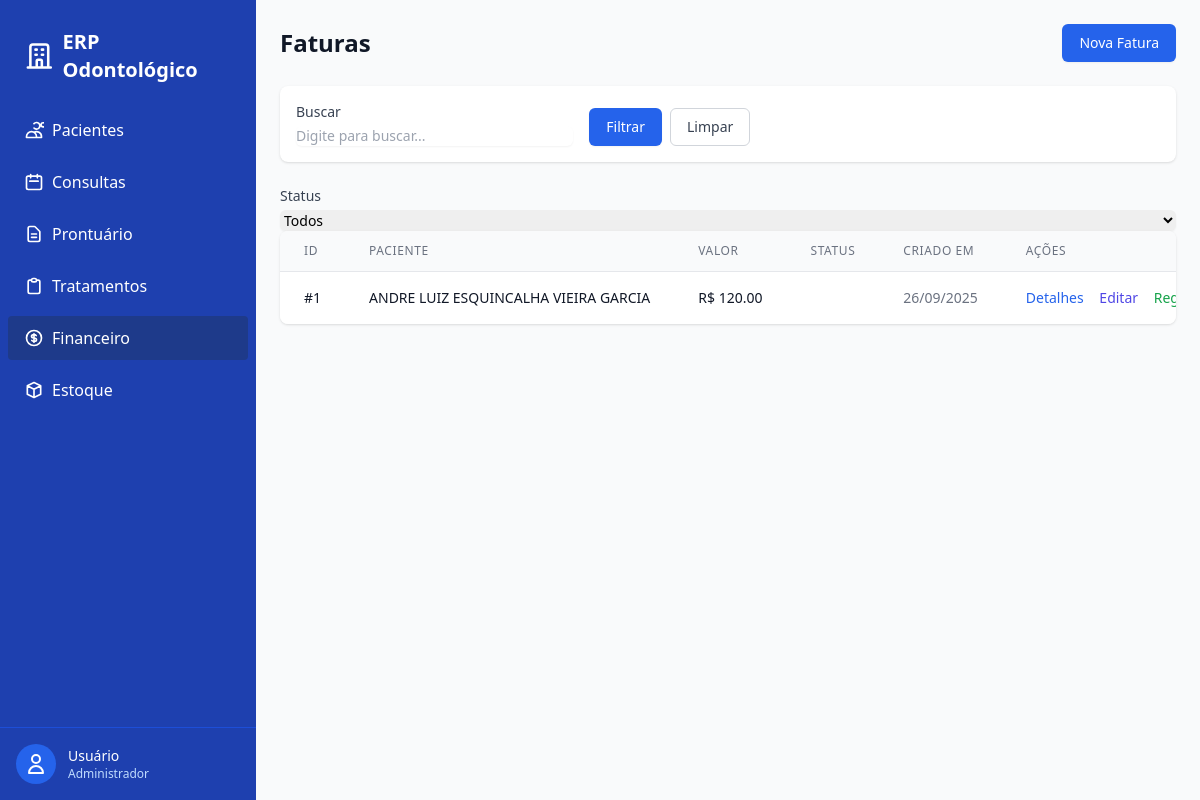
Page /financeiro/faturas/ (signed in) on the earlier database version.
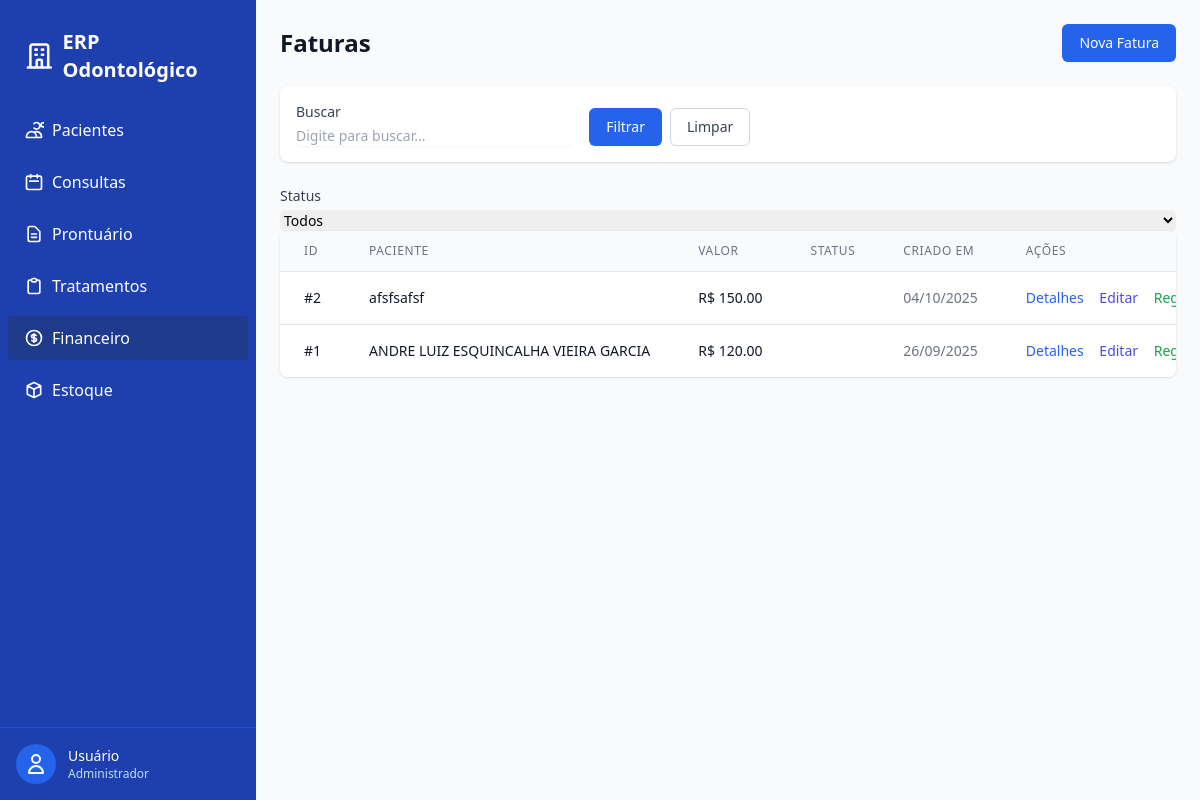
Same page on the later database version.
### financeiro/models.py (models this page shows, shortened)
class Fatura(models.Model):
    class Status(models.TextChoices):
        ABERTA = "AB", "Aberta"
        PARCIAL = "PA", "Parcial"
        PAGA = "PG", "Paga"
        CANCELADA = "CA", "Cancelada"
    paciente = models.ForeignKey(Paciente, on_delete=models.PROTECT, related_name="faturas")
    origem = models.CharField(max_length=60, blank=True)  # ex.: consulta, plano, avulsa
    valor = models.DecimalField(max_digits=10, decimal_places=2)
    status = models.CharField(max_length=2, choices=Status.choices, default=Status.ABERTA)
    numero_nfse = models.CharField(max_length=60, blank=True)
    criado_em = models.DateTimeField(auto_now_add=True)
    class Meta:
        ordering = ["-criado_em"]
        verbose_name = "Fatura"
        verbose_name_plural = "Faturas"

### pacientes/models.py (models this page shows, shortened)
class Paciente(models.Model):
    nome = models.CharField(max_length=250)
    cpf = models.CharField(unique=True)
    data_nascimento = models.DateField()
    telefone = models.CharField()
    email = models.EmailField(blank=True)
    endereco = models.TextField(blank=True)
    is_active = models.BooleanField(default=True)
    deleted_at = models.DateTimeField(null=True, blank=True)
    criado_em = models.DateTimeField(auto_now_add=True)
    atualizado_em = models.DateTimeField(auto_now=True)
    class Meta:
        ordering = ['nome']
        verbose_name = "Paciente"
        verbose_name_plural = "Pacientes"

### financeiro/views.py (the view)
# urls.py: path("faturas/", views.FaturaListView.as_view(), name="fatura_list"),
class FaturaListView(LoginRequiredMixin, PermissionRequiredMixin, ListView):
    model = Fatura
    template_name = "financeiro/fatura_list.html"
    context_object_name = "faturas"
    paginate_by = 20
    permission_required = "financeiro.view_fatura"
    def get_queryset(self):
        qs = super().get_queryset().select_related("paciente")
        paciente_id = self.request.GET.get("paciente")
        if paciente_id:
            try:
                qs = qs.filter(paciente_id=int(paciente_id))
            except (TypeError, ValueError):
                pass
        status = self.request.GET.get("status")
        if status:
            qs = qs.filter(status=status)
        q = self.request.GET.get("q")
        if q:
            qs = qs.filter(
                Q(paciente__nome__icontains=q) |
                Q(id__icontains=q)
            )
        return qs.order_by("-criado_em", "-id")
    def get_context_data(self, **kwargs):
        ctx = super().get_context_data(**kwargs)
        paciente_id = self.request.GET.get("paciente")
        ctx["paciente_filtro"] = None
        if paciente_id and str(paciente_id).isdigit():
            ctx["paciente_filtro"] = Paciente.objects.filter(pk=paciente_id).first()
        return ctx

### templates/financeiro/fatura_list.html (shortened to what the changed rows need)
{% extends "base.html" %}
{% load static %}
{% block content %}
<div class="mb-6 flex justify-between items-center">
    <div>
        <h1 class="text-2xl font-bold text-gray-900">Faturas</h1>
    </div>
</div>
<div class="bg-white shadow overflow-hidden sm:rounded-lg">
    <div class="overflow-x-auto">
        <table class="min-w-full divide-y divide-gray-200">
            <thead class="bg-gray-50">
                <tr>
                    <th scope="col"
                        class="px-6 py-3 text-left text-xs font-medium text-gray-500 uppercase tracking-wider">ID</th>
                    <th scope="col"
                        class="px-6 py-3 text-left text-xs font-medium text-gray-500 uppercase tracking-wider">Paciente
                    </th>
                    <th scope="col"
                        class="px-6 py-3 text-left text-xs font-medium text-gray-500 uppercase tracking-wider">Valor
                    </th>
                    <th scope="col"
                        class="px-6 py-3 text-left text-xs font-medium text-gray-500 uppercase tracking-wider">Status
                    </th>
                    <th scope="col"
                        class="px-6 py-3 text-left text-xs font-medium text-gray-500 uppercase tracking-wider">Criado em
                    </th>
                    <th scope="col"
                        class="px-6 py-3 text-left text-xs font-medium text-gray-500 uppercase tracking-wider">Ações
                    </th>
                </tr>
            </thead>
            <tbody class="bg-white divide-y divide-gray-200">
                {% for fatura in faturas %}
                <tr class="hover:bg-gray-50">
                    <td class="px-6 py-4 whitespace-nowrap">
                        <div class="text-sm font-medium text-gray-900">#{{ fatura.id }}</div>
                    </td>
                    <td class="px-6 py-4 whitespace-nowrap">
                        <div class="text-sm font-medium text-gray-900">{{ fatura.paciente.nome }}</div>
                    </td>
                    <td class="px-6 py-4 whitespace-nowrap">
                        <div class="text-sm font-medium text-gray-900">R$ {{ fatura.valor }}</div>
                    </td>
                    <td class="px-6 py-4 whitespace-nowrap">
                    </td>
                    <td class="px-6 py-4 whitespace-nowrap">
                        <div class="text-sm text-gray-500">{{ fatura.criado_em|date:"d/m/Y" }}</div>
                    </td>
                    <td class="px-6 py-4 whitespace-nowrap text-sm font-medium">
                        <a href="{% url 'financeiro:fatura_detail' fatura.id %}"
                            class="text-blue-600 hover:text-blue-900 mr-3">Detalhes</a>
                        <a href="{% url 'financeiro:fatura_update' fatura.id %}"
                            class="text-indigo-600 hover:text-indigo-900 mr-3">Editar</a>
                        <a href="{% url 'financeiro:pagamento_create' %}?fatura={{ fatura.id }}"
                            class="text-green-600 hover:text-green-900 mr-3">Registrar Pagamento</a>
                    </td>
                </tr>
                {% empty %}
                <tr>
                    <td colspan="6" class="px-6 py-4 text-center text-sm text-gray-500">
                        Nenhuma fatura encontrada.
                    </td>
                </tr>
                {% endfor %}
            </tbody>
        </table>
    </div>
</div>
{% endblock %}

Differences in the rows shown:
added Fatura: id "2", paciente.nome "afsfsafsf", valor "150.00", criado_em "04/10/2025"
